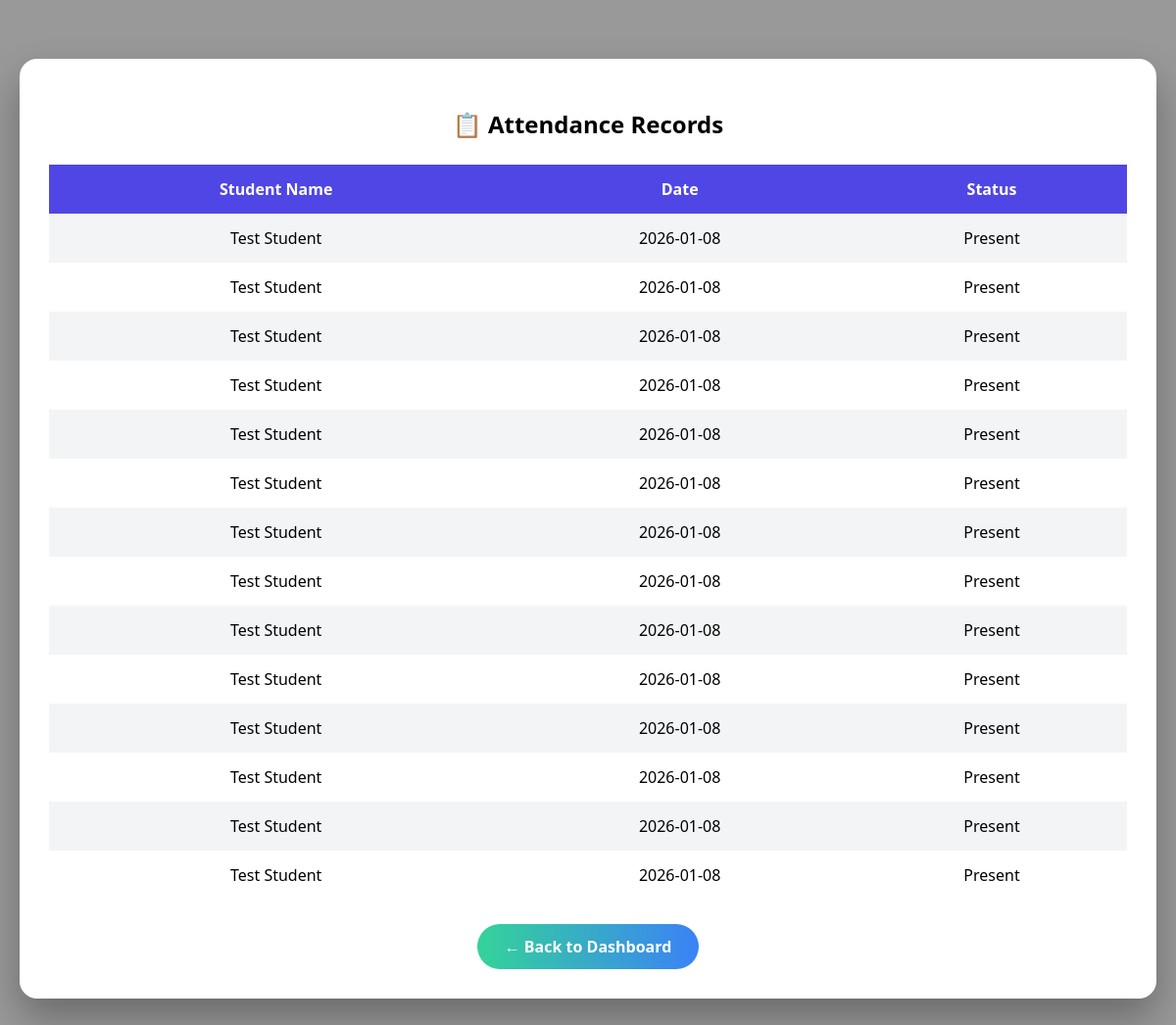
The page /view_attendance (signed in) on the database its author committed.
### tables this page shows
CREATE TABLE attendance (
    id INTEGER PRIMARY KEY AUTOINCREMENT,
    student_id INTEGER,
    date TEXT,
    status TEXT, session_id INTEGER,
    FOREIGN KEY(student_id) REFERENCES users(id)
);

CREATE TABLE users (
    id INTEGER PRIMARY KEY AUTOINCREMENT,
    name TEXT NOT NULL,
    email TEXT UNIQUE NOT NULL,
    password TEXT NOT NULL,
    role TEXT NOT NULL
);

### app.py (the view)
@app.route("/view_attendance")
def view_attendance():
    if session.get("role") != "faculty":
        return redirect("/")
    conn = get_db()
    cursor = conn.cursor()
    cursor.execute("""
        SELECT u.name, s.session_date, a.status
        FROM attendance a
        JOIN users u ON u.id = a.student_id
        JOIN sessions s ON s.id = a.session_id
        WHERE s.faculty_id = ?
        ORDER BY s.session_date DESC
    """, (session["user_id"],))
    records = cursor.fetchall()
    conn.close()
    return render_template("view_attendance.html", records=records)

### app.py (called while the page is built)
def get_db():
    return sqlite3.connect("database/attendance.db")

### templates/view_attendance.html (shortened to what this page needs)
<!DOCTYPE html>
<html lang="en">
<head>
    <link rel="stylesheet" href="{{ url_for('static', filename='style.css') }}">
</head>
<body>
<div class="container">
    <h2>📋 Attendance Records</h2>
    <table>
        <tr>
            <th>Student Name</th>
            <th>Date</th>
            <th>Status</th>
        </tr>
        {% for r in records %}
        <tr>
            <td>{{ r[0] }}</td>
            <td>{{ r[1] }}</td>
            <td>{{ r[2] }}</td>
        </tr>
        {% endfor %}
    </table>
    <div style="text-align:center;">
        <a href="/faculty" class="back-btn">← Back to Dashboard</a>
    </div>
</div>
</body>
</html>

### static/css/style.css (style rules this page uses)
body { margin: 0; min-height: 100vh; background: linear-gradient(rgba(255,255,255,0.85), rgba(255,255,255,0.85)), url("https://images.unsplash.com/photo-1523050854058-8df90110c9f1"); background-size: cover; background-position: center; background-attachment: fixed; }
.back-btn { margin-top: 30px; text-align: center; }
.back-btn { margin-top: 25px; }
.back-btn { margin-top: 30px; display: inline-block; padding: 14px 30px; border-radius: 30px; background: linear-gradient(135deg, #5f9cff, #4a7bd0); color: white; text-decoration: none; font-weight: bold; }

### rows shown on the page
attendance: name "Test Student", session_date "2026-01-08", status "Present"
attendance: name "Test Student", session_date "2026-01-08", status "Present"
attendance: name "Test Student", session_date "2026-01-08", status "Present"
attendance: name "Test Student", session_date "2026-01-08", status "Present"
attendance: name "Test Student", session_date "2026-01-08", status "Present"
attendance: name "Test Student", session_date "2026-01-08", status "Present"
attendance: name "Test Student", session_date "2026-01-08", status "Present"
attendance: name "Test Student", session_date "2026-01-08", status "Present"
attendance: name "Test Student", session_date "2026-01-08", status "Present"
attendance: name "Test Student", session_date "2026-01-08", status "Present"
attendance: name "Test Student", session_date "2026-01-08", status "Present"
attendance: name "Test Student", session_date "2026-01-08", status "Present"
attendance: name "Test Student", session_date "2026-01-08", status "Present"
attendance: name "Test Student", session_date "2026-01-08", status "Present"
